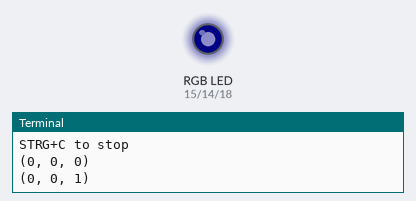
Bench run of a program on a simulated Raspberry Pi (BCM pin numbers). On the bench: an RGB LED mixed from three pins (HIGH = lit), the last lines printed to the terminal. Dim RGB values are drawn brighter than linear.

Above: at 0.05 s.
At 1.75 s:
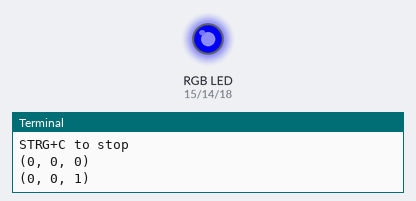
At 3.5 s:
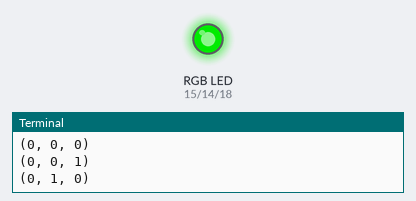
At 7.0 s:
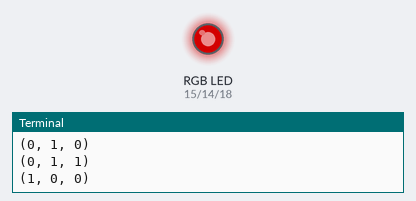
At 10.5 s:
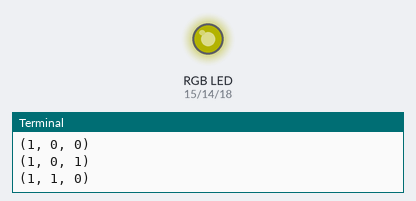
At 14.0 s:
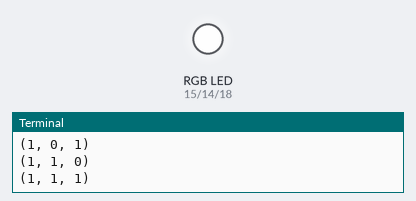
Timing chart, 0 to 18.3 s (numbered marks = the images above):
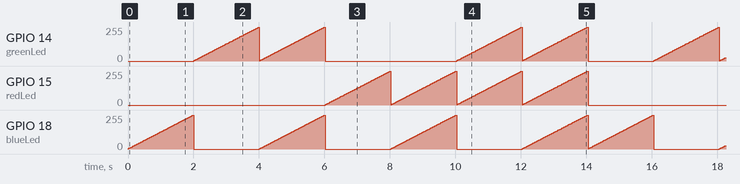

The program:

rgb-led-smd-modul.py
```python
import random, time
import RPi.GPIO as GPIO

GPIO.setmode(GPIO.BCM)

redLed = 15
greenLed = 14
blueLed = 18

GPIO.setup(redLed, GPIO.OUT)
GPIO.setup(greenLed, GPIO.OUT)
GPIO.setup(blueLed, GPIO.OUT)

Freq = 100 #Hz

red = GPIO.PWM(redLed, Freq)
green = GPIO.PWM(greenLed, Freq)
blue = GPIO.PWM(blueLed, Freq)
red.start(0)
green.start(0)
blue.start(0)


def ledColor(Rot, Gruen,Blau, pause):
    if Rot == 0 and Gruen == 0 and Blau == 0: return
    red.ChangeDutyCycle(Rot)
    green.ChangeDutyCycle(Gruen)
    blue.ChangeDutyCycle(Blau)
    time.sleep(pause)

    red.ChangeDutyCycle(0)
    green.ChangeDutyCycle(0)
    blue.ChangeDutyCycle(0)

print "STRG+C to stop"

try:
    while True:
        for x in range(0,2):
            for y in range(0,2):
                for z in range(0,2):
                    print (x,y,z)
                    for i in range(0,101):
                        ledColor((x*i),(y*i),(z*i),.02)

except KeyboardInterrupt:
        GPIO.cleanup()
```

Measured:
- by itself, GPIO 14 (greenLed), GPIO 15 (redLed), GPIO 18 (blueLed): moves between 0/255 and 255/255, repeating every 14.0 s
